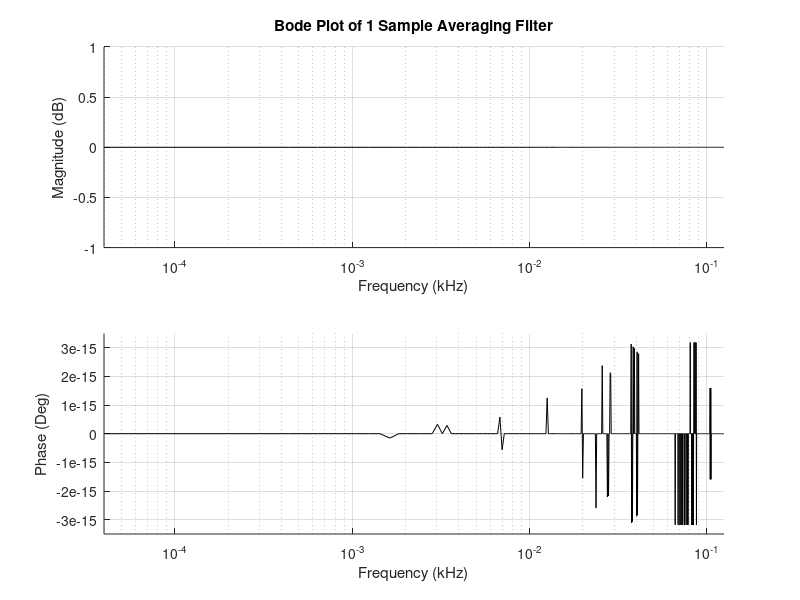

Write the MATLAB code that produced this figure.
% Plot to the nyquist
omega = 0.001:0.005:pi;
N = 1;
Ts = 4e-3;
Fs = 1.0 / Ts;
pcolor = 'k';
imResult = (1/N)*(1-exp(-1i*omega*N))./(1-exp(-1i*omega));
mag = abs(imResult);
phase = unwrap(angle(imResult));

% -- Plot Magnitude -- %
subplot(2,1,1);
hold on;
semilogx(1e-3*omega*Fs/(2*pi),20*log10(mag),pcolor);
grid on;axis tight;
xlabel('Frequency (kHz)');
ylabel('Magnitude (dB)');
title({['Bode Plot of ' num2str(N) ' Sample Averaging Filter']});
hold off;

% -- Plot Phase -- %
subplot(2,1,2);
hold on;
semilogx(1e-3*omega*Fs/(2*pi),unwrap(phase*180/pi),pcolor);
grid on;axis tight;
xlabel({'Frequency (kHz)'});
ylabel('Phase (Deg)');
hold off;
